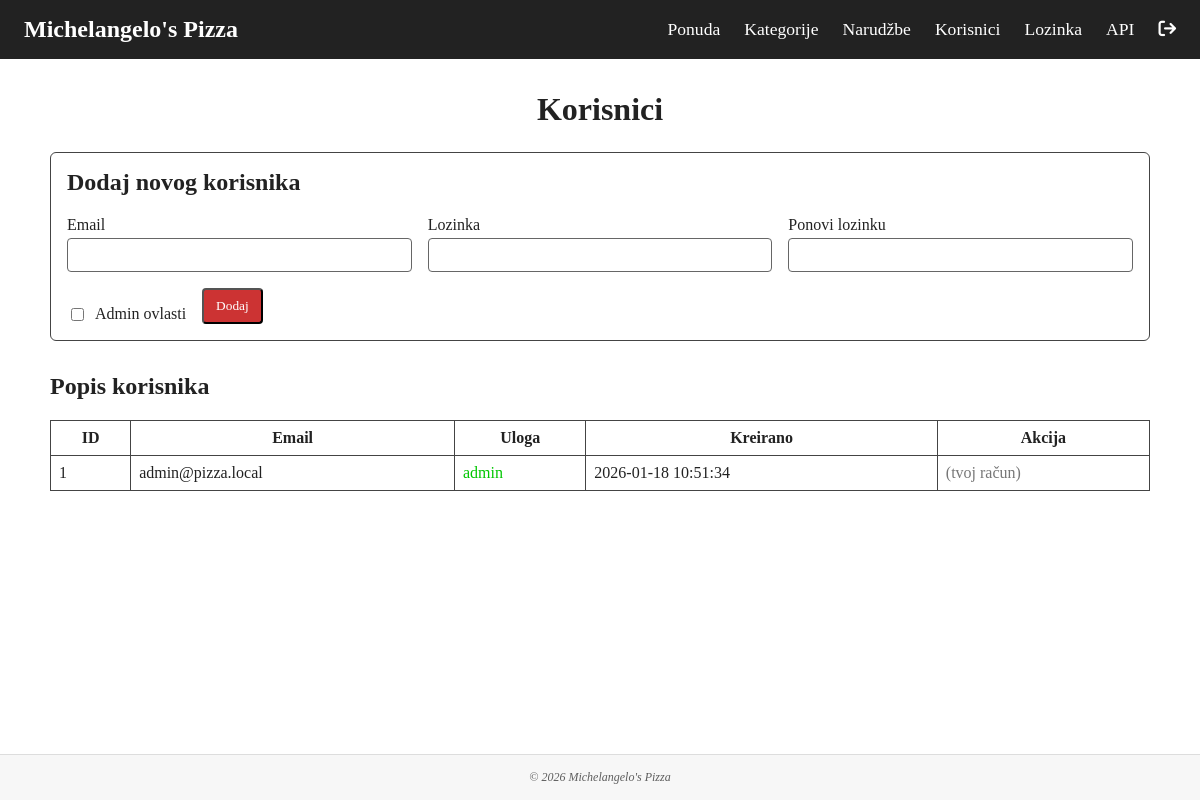
Page /admin_korisnici.php (signed in) on the committed database.
### tables this page shows
CREATE TABLE users (
  id INT UNSIGNED AUTO_INCREMENT PRIMARY KEY,
  email VARCHAR(255) NOT NULL UNIQUE,
  pass_hash VARCHAR(255) NOT NULL,
  is_admin TINYINT(1) NOT NULL DEFAULT 0,
  created_at TIMESTAMP NOT NULL DEFAULT CURRENT_TIMESTAMP
);

### konfigBP.php (called while the page is built, shortened)
<?php
function h(string $s): string {
    return htmlspecialchars($s, ENT_QUOTES, 'UTF-8');
}

### admin_korisnici.php (the view, shortened to what this page needs)
<?php
require_once __DIR__ . '/konfigBP.php';
$pdo = db();
$korisnici = $pdo->query(
  'SELECT id, email, is_admin, created_at
  FROM users
  ORDER BY id DESC'
)->fetchAll();
require_once __DIR__ . '/zaglavlje.php';
?>
<div class="admin-wrap">
  <h1>Korisnici</h1>
  <section class="admin-card">
    <h2>Dodaj novog korisnika</h2>
    <form method="post" class="admin-form">
      <div class="field">
        <label>Email</label>
        <input type="email" name="email" required>
      </div>
      <div class="field">
        <label>Lozinka</label>
        <input type="password" name="lozinka1" required>
      </div>
      <div class="field">
        <label>Ponovi lozinku</label>
        <input type="password" name="lozinka2" required>
      </div>
      <label class="checkbox">
        <input type="checkbox" name="is_admin">
        <span>Admin ovlasti</span>
      </label>
      <button type="submit" class="btn">Dodaj</button>
    </form>
  </section>
  <section>
    <h2>Popis korisnika</h2>
    <div class="table-wrap">
      <table class="admin-table">
        <thead>
          <tr>
            <th>ID</th>
            <th>Email</th>
            <th>Uloga</th>
            <th>Kreirano</th>
            <th>Akcija</th>
          </tr>
        </thead>
        <tbody>
          <?php foreach ($korisnici as $u): ?>
            <?php
            $je_admin = (int)$u['is_admin'] === 1;
            if ($je_admin) {
              if ((int)$u['id'] === (int)($_SESSION['admin_id'] ?? 0)) {
                $akcija = '<span class="admin-muted">(tvoj račun)</span>';
              } else {
                $akcija = '<a class="btn danger" href="' .
                  h('admin_korisnici.php?user_id=' . $u['id'] . '&admin=0') .
                  '">Skini admin</a>';
              }
            } else {
              $akcija = '<a class="btn success" href="' .
                h('admin_korisnici.php?user_id=' . $u['id'] . '&admin=1') .
                '">Daj admina</a>';
            }
            ?>
            <tr>
              <td><?= h($u['id']) ?></td>
              <td><?= h($u['email']) ?></td>
              <td>
                <?= $je_admin ? '<span class="role admin">admin</span>' : '<span class="role user">korisnik</span>' ?>
              </td>
              <td><?= h($u['created_at']) ?></td>
              <td><?= $akcija ?></td>
            </tr>
          <?php endforeach; ?>
        </tbody>
      </table>
    </div>
  </section>
</div>
<?php require_once __DIR__ . '/podnozje.php'; ?>

### style.css (style rules this page uses)
* { box-sizing: border-box; font-family: 'Comic Sans MS', Times, serif; }
body { margin: 0; display: flex; flex-direction: column; min-height: 100vh; background: #fff; color: #222; }
input[type='checkbox'] { accent-color: #c33; }
.admin-wrap { max-width: 1100px; margin: 2rem auto; }
.admin-wrap > h1 { text-align: center; margin-bottom: 24px; }
.admin-card { border: 1px solid #444; border-radius: 6px; padding: 1rem; margin-bottom: 2rem; }
.admin-card h2 { margin-top: 0; }
.btn { background: #c33; color: #fff; padding: 8px 12px; border-radius: 4px; cursor: pointer; transition: background 0.3s ease; }
.admin-table { width: 100%; border-collapse: collapse; }
.admin-table th, .admin-table td { border: 1px solid #444; padding: 8px; vertical-align: top; }
.admin-muted { color: #777; }
.role.admin { color: rgb(1, 198, 1); }
.admin-form { display: flex; gap: 1rem; flex-wrap: wrap; align-items: end; }
.admin-form > button { max-height: 40px; min-height: 36px; }
.field { flex: 1 1 300px; display: flex; flex-direction: column; gap: 4px; }
.field input { padding: 8px; border-radius: 4px; border: 1px solid #666; }
.checkbox { display: inline-flex; align-items: center; gap: 8px; margin-top: 4px; }

### rows in the picture
users: id "1", email "admin@pizza.local", is_admin "admin", created_at "2026-01-18 10:51:34", shows "(tvoj račun)"
